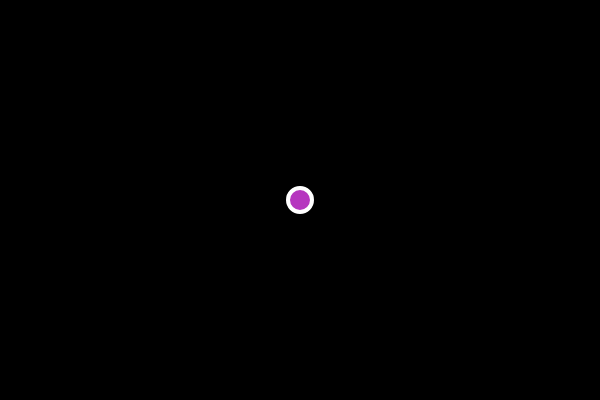
Frame 1 (no input)
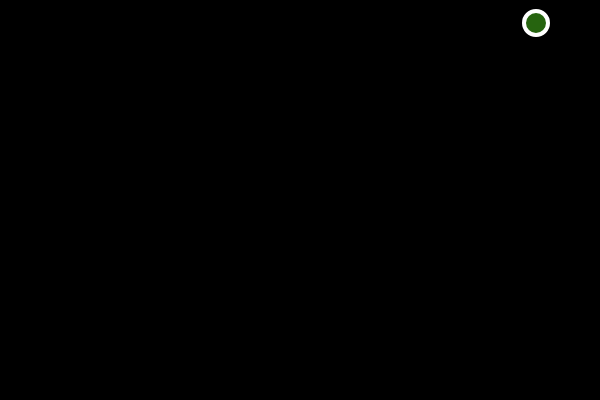
Frame 60 (no input)
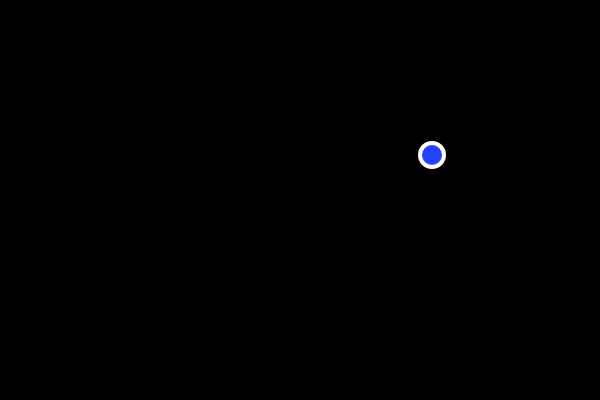
Frame 120 (the mouse pressed at the canvas centre since frame 60)

The p5.js sketch that drew these frames (run headless with seeded random() and noise() and a simulated clock; from frame 60 on, the mouse is pressed at the canvas centre):

// p5.js sketch
// ── sketch.js
let ball = {
    x:300,
    y:200,
    xspeed:4,
    yspeed:-3
}

function setup() {
    createCanvas(600, 400);
    // background(0);
}

function draw() {  
    background(0);  
    display(random(255),random(255),random(255))
    direction()
    move()
}


function move(){
    ball.x = ball.x + ball.xspeed
    ball.y = ball.y + ball.yspeed
}

function direction(){
     if(ball.x > width || ball.x <0){
        ball.xspeed = ball.xspeed * -1;
    }

    if(ball.y>height || ball.y<0){
        ball.yspeed = ball.yspeed * -1;
    }
}

function display(r,g,b){
    stroke(255),
    strokeWeight(4);
    
    if(arguments.length>0){
        fill(r,g,b)
    }else{
        noFill()
}

    ellipse(ball.x, ball.y, 24,24)

}


/* notas

é importante entender as partes do codigo

    background(220);

    background(0),
    stroke(255),
    strokeWeight(4);
    noFill();
    ellipse(ball.x, ball.y, 24,24)

aqui temos definições sobre o canvas e a bola

    if(ball.x > width || ball.x <0){
        ball.xspeed = ball.xspeed * -1;
    }

    if(ball.y>height || ball.y<0){
        ball.yspeed = ball.yspeed * -1;
    }

aqui estamos tuilizando ball speed para definir troca de direções

    ball.x = ball.x + ball.xspeed
    ball.y = ball.y + ball.yspeed
}

aqui estamos construindo a força que movimenta a bola

é importante sempre que possivel tentar compreender essa lógica que constitui
os codigos.


*/
